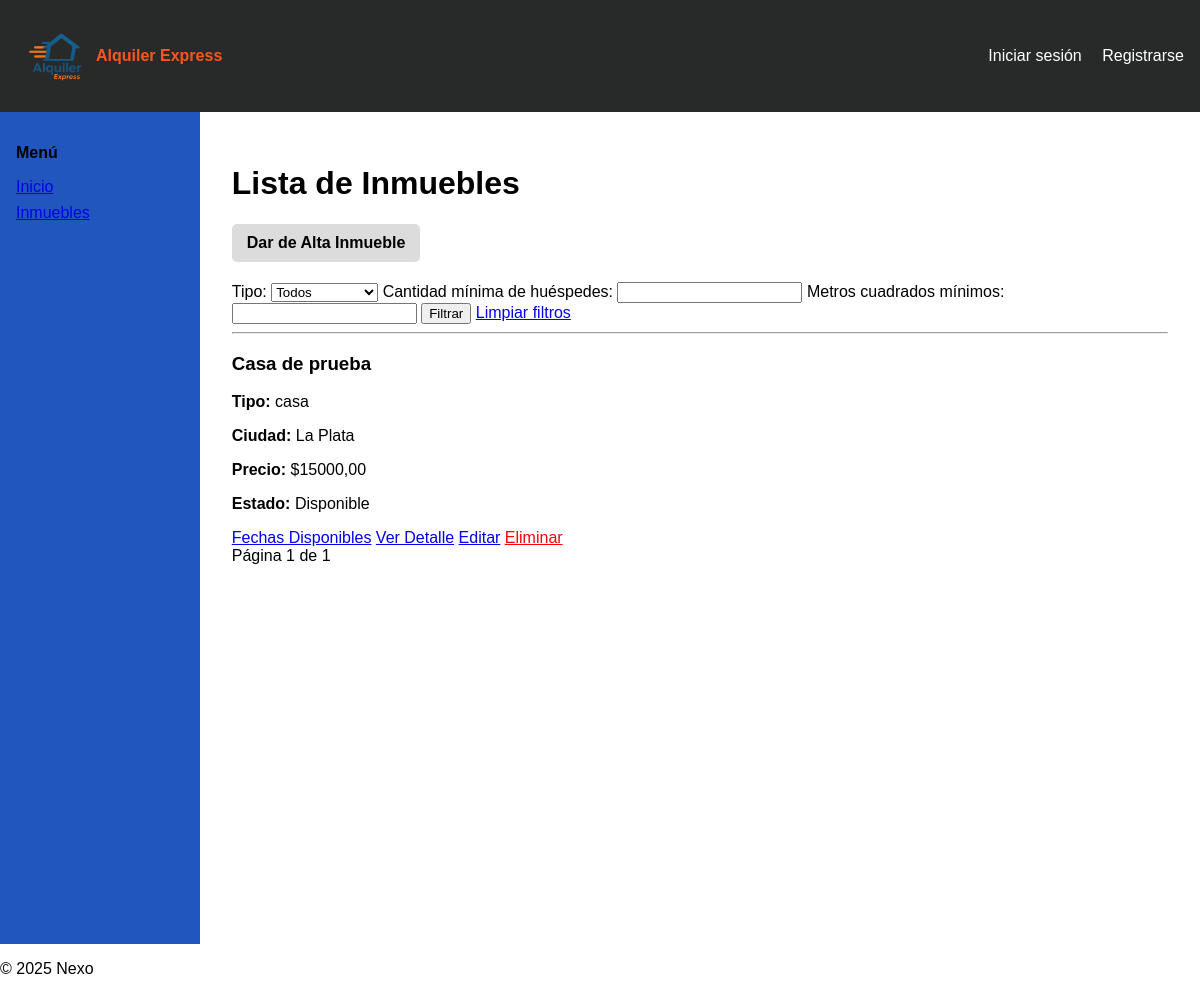
/inmueble/listar/, run on an earlier commit of the app's database.
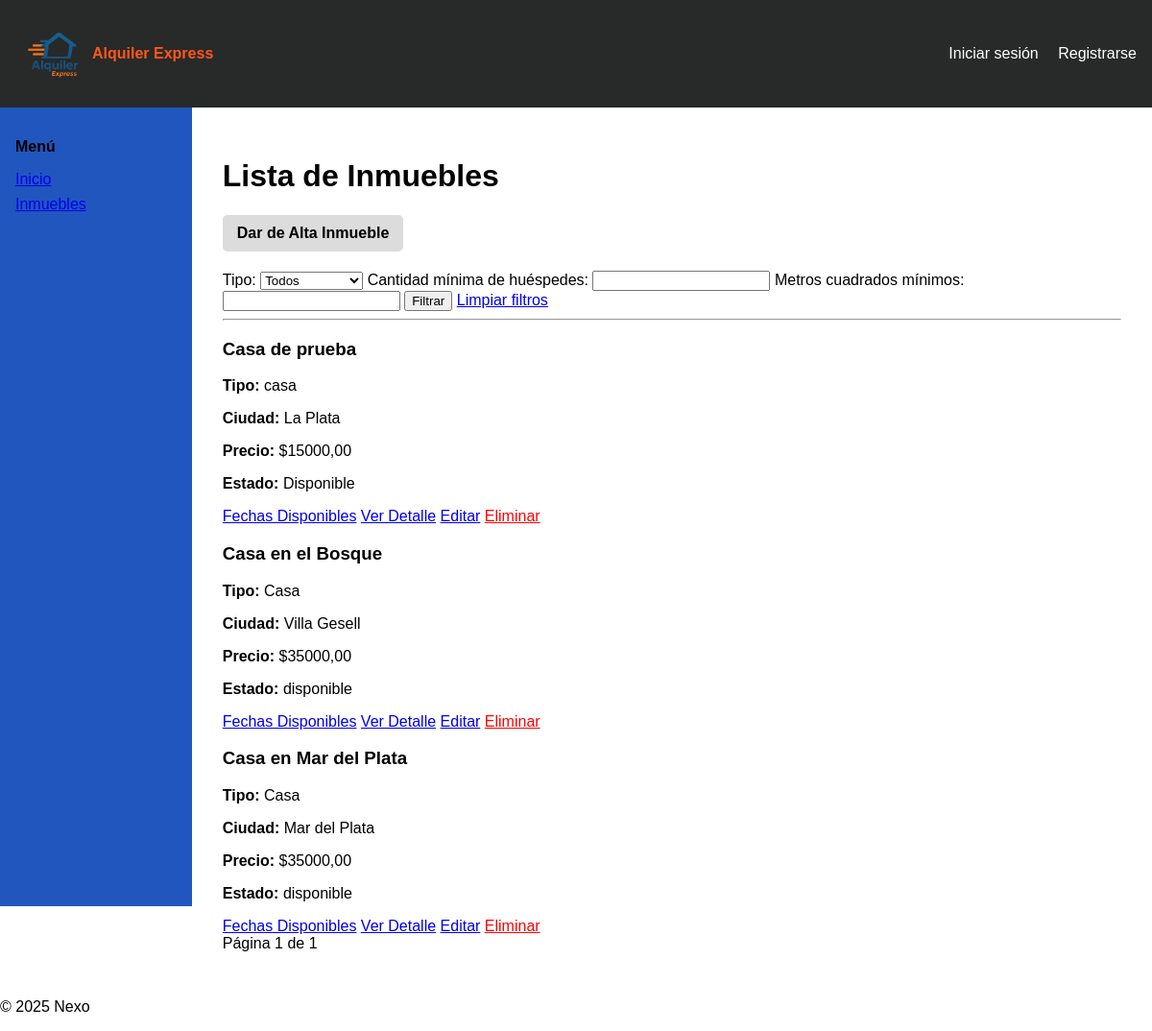
And on a later commit of the database.
### inmueble/models.py (models this page shows)
class Inmueble(models.Model):
    titulo = models.CharField(max_length=200)
    descripcion = models.TextField()
    tipo = models.CharField(max_length=50, choices=[('casa', 'Casa'), ('local', 'Local'), ('cochera', 'Cochera'), ('departamento', 'Departamento')])
    metros_cuadrados = models.DecimalField(max_digits=10, decimal_places=2)
    cantidad_huespedes = models.IntegerField(default=2)
    calle = models.CharField(max_length=100)
    numero = models.CharField(max_length=10)
    ciudad = models.CharField(max_length=50)
    provincia = models.CharField(max_length=50)
    pais = models.CharField(max_length=50)
    estado = models.CharField(max_length=50, choices=[('Disponible', 'Disponible'), ('Reservado', 'Reservado'), ('no disponible', 'No disponible')])
    precio_diario = models.DecimalField(max_digits=10, decimal_places=2)

### inmueble/views.py (the view)
# urls.py: path('listar/', views.listar_inmuebles, name="listar_inmuebles"),
def listar_inmuebles(request):
    tipo = request.GET.get('tipo', '').strip()
    huespedes = request.GET.get('huespedes', '').strip()
    metros = request.GET.get('metros', '').strip()
    filters = Q()
    if tipo:
        filters &= Q(tipo__iexact=tipo)
    if huespedes:
        try:
            filters &= Q(cantidad_huespedes__gte=int(huespedes))
        except ValueError:
            pass
    if metros:
        try:
            filters &= Q(metros_cuadrados__gte=float(metros))
        except ValueError:
            pass
    inmuebles = Inmueble.objects.filter(filters)
    paginator = Paginator(inmuebles, 10)
    page_number = request.GET.get('page')
    page_obj = paginator.get_page(page_number)
    tipo_choices = Inmueble._meta.get_field('tipo').choices or []
    return render(request, 'inmueble/listar.html', {
        'page_obj': page_obj,
        'tipo': tipo,
        'huespedes': huespedes,
        'metros': metros,
        'tipo_choices': tipo_choices,
    })

### inmueble/templatetags/custom_filters.py (called while the page is built)
@register.filter(name='equals')
def equals(value, arg):
    return str(value) == str(arg)

### inmueble/templates/inmueble/listar.html (shortened to what this page needs)
{% extends 'base.html' %}
{% block content %}
    <h1>Lista de Inmuebles</h1>
    <a href="{% url 'alta_inmueble' %}" style="
    display: inline-block;
    background-color: gainsboro;
    color: black;
    padding: 10px 15px;
    text-decoration: none;
    border-radius: 5px;
    font-weight: bold;
    margin-bottom: 20px;
    "> Dar de Alta Inmueble</a>
    {% load custom_filters %}
    <form method="get">
        <label for="tipo">Tipo:</label>
        <select name="tipo" id="tipo">
            <option value="">Todos</option>
        </select>
        <label for="huespedes">Cantidad mínima de huéspedes:</label>
        <input type="number" name="huespedes" id="huespedes" min="1" value="{{ huespedes|default:'' }}">
        <label for="metros">Metros cuadrados mínimos:</label>
        <input type="number" name="metros" id="metros" min="1" step="0.01" value="{{ metros|default:'' }}">
        <button type="submit">Filtrar</button>
        <a href="{% url 'listar_inmuebles' %}" class="btn btn-secondary">Limpiar filtros</a>
    </form>
    <hr>
    {% if page_obj %}
    <div class ="grid-containter">
        {% for inmueble in page_obj %}
            <div class="tarjeta">
            <h3>{{ inmueble.titulo }}</h3>
            <p><strong>Tipo:</strong> {{ inmueble.tipo }}</p>
            <p><strong>Ciudad:</strong> {{ inmueble.ciudad }}</p>
            <p><strong>Precio:</strong> ${{ inmueble.precio_diario }}</p>
            <p><strong>Estado:</strong> {{ inmueble.estado }}</p>
            </div>
            <a href="{% url 'ver_disponibilidad' inmueble_id=inmueble.id %}" class="btn btn-primary">Fechas Disponibles</a>
            <a href="{% url 'ver_detalle_inmueble' inmueble_id=inmueble.id %}" class="btn btn-info">Ver Detalle</a>
            <a href="{% url 'crear_reserva' inmueble_id=inmueble.id %}" class="btn btn-warning">Editar</a>
            <a href="{% url 'eliminar_inmueble' id=inmueble.id %}" style="color: red;">Eliminar</a>
        {% endfor %}
    <div class="pagination">
        <span>
            Página {{ page_obj.number }} de {{ page_obj.paginator.num_pages }}
        </span>
    </div>
    {% else %}
    <h3>Aún no hay inmuebles cargados.</h3>
    {% endif %}
    </div>
{% endblock %}

What changed in the data, as far as the page shows it:
added Inmueble: titulo "Casa en el Bosque", tipo "Casa", ciudad "Villa Gesell", precio_diario "35000,00", estado "disponible"
added Inmueble: titulo "Casa en Mar del Plata", tipo "Casa", ciudad "Mar del Plata", precio_diario "35000,00", estado "disponible"
